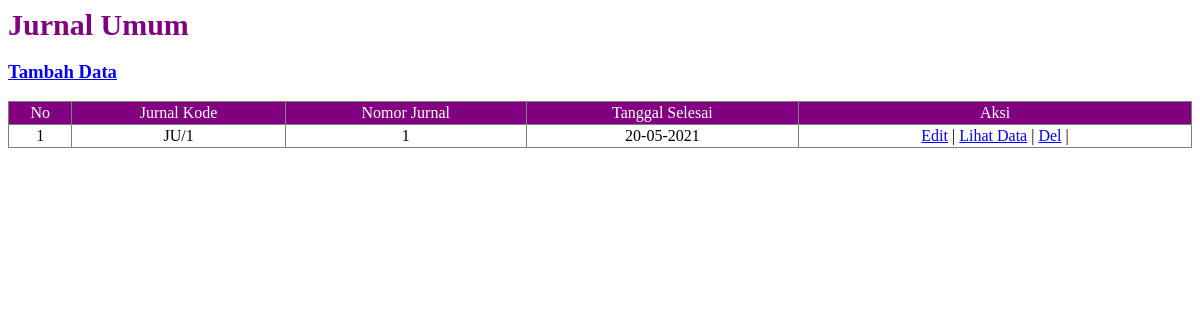
/admin/modul/mod_jurnal/jurnal.php, run on the app's committed database.
### tables this page shows
CREATE TABLE `tabel_akuntansi_jurnal_umum` (
  `nomor_jurnal` int(15) NOT NULL,
  `kode_jurnal` varchar(15) NOT NULL,
  `tanggal_selesai` varchar(20) NOT NULL
);

### admin/modul/mod_jurnal/jurnal.php (the view, shortened to what this page needs)
<head><meta http-equiv="Content-Type" content="text/html; charset=utf-8">
  </head>
<?php
include"config/koneksi.php";
if ($_GET[act]==''){
echo"<b style='color:purple;font-size:30px'>Jurnal Umum</b>";
echo"<h3><a href='hery.php?module=jurnal&act=tambahdata'>Tambah Data</a></h3>";
echo"<table border='1' id='example1' class='table table-striped table-bordered dt-responsive nowrap' cellspacing='0' width='100%'>
<thead>
<tr style='background-color:purple;color:white'>
<td style='text-align:center'>No</td>
<td style='text-align:center'>Jurnal Kode</td>
<td style='text-align:center'>Nomor Jurnal</td>
<td style='text-align:center'>Tanggal Selesai</td>
<td style='text-align:center'>Aksi</td>
</tr>
</thead>
<tbody>
";
$tampil=mysqli_query($koneksi, "select * from tabel_akuntansi_jurnal_umum");
while($data=mysqli_fetch_array($tampil)){
	$no++;
	echo"<tr>
	<td style='text-align:center'>$no</td>
	<td style='text-align:center'>$data[kode_jurnal]</td>
	<td style='text-align:center'>$data[nomor_jurnal]</td>
	<td style='text-align:center'>".date('d-m-Y', strtotime($data[tanggal_selesai]))."</td>
	<td style='text-align:center'>
	<a href='hery.php?module=jurnal&act=editdata&NomorJurnal=$data[nomor_jurnal]'>Edit</a> |
		<a href='hery.php?module=jurnal&act=lihatdata&JurnalKode=$data[kode_jurnal]'>Lihat Data</a> |
	<a href='hery.php?module=jurnal&hapus=$data[NomorJurnal]'>Del</a> |
	</td>
	</tr>";
}
echo"</table>";
}
?>

### admin/modul/mod_jurnal/jurnal.php (style rules this page uses)
table { border-collapse: collapse; }
thead > tr { background-color: #0070C0; color:#f1f1f1; }
th, td { padding: 2px; }

### data on the page
tabel_akuntansi_jurnal_umum: kode_jurnal "JU/1", nomor_jurnal "1", tanggal_selesai "20-05-2021"
